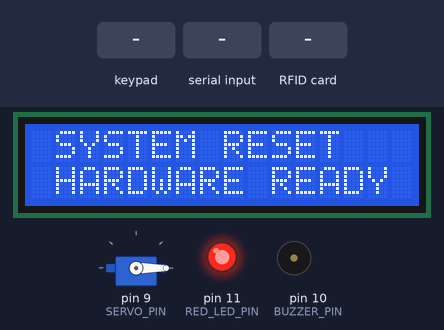
A sketch run on a simulated Arduino Mega 2560, built with avr-gcc and run on an emulated ATmega2560. On the bench: servo, 16×2 character LCD, output pins drawn as LEDs (lit = HIGH), buzzer (waves = sounding). Dashed ring = blinking. Inputs (shaded band) come from the test bench. Pins used as bus, display or sensor lines are not drawn; what the sketch prints to the serial monitor is not drawn.

Above: at 2.4 s.
2.5 s: keypad keys 3 0 3 1 3 2 3 3 pressed 0.4 s apart
At 6.1 s:
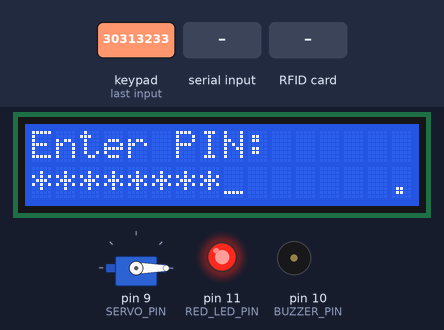
7.2 s: "UNLOCK_CMD\n" received over Serial
At 8.3 s:
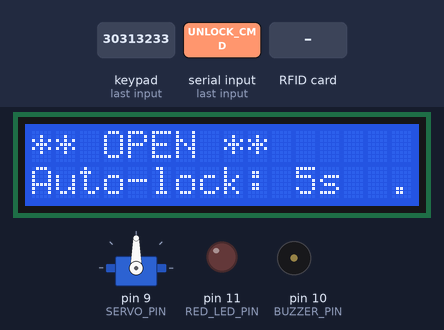
8.9 s: RFID card 5E 7A 19 C4 held to the reader
At 10.92 s:
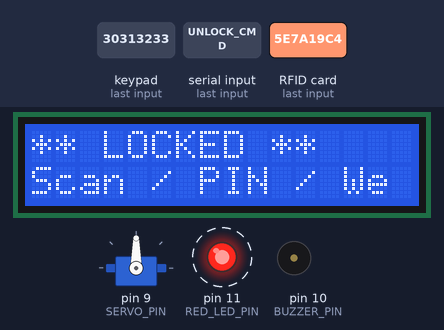
11.0 s: key 'A' pressed
At 12.4 s:
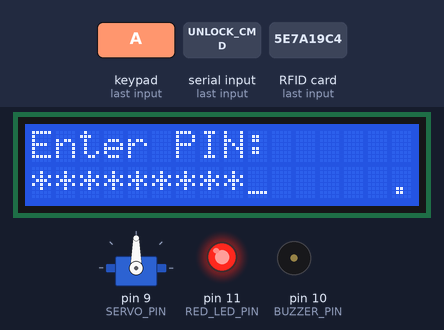
14.0 s: keypad keys 3 0 3 1 3 2 3 3 # pressed 0.4 s apart
At 17.77 s:
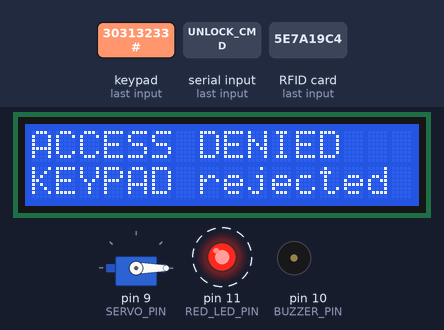
19.1 s: RFID card F3 40 0E E5 held to the reader
At 19.38 s:
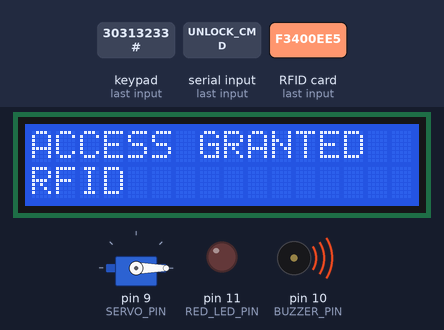
Timing chart, 0 to 22.1 s (numbered marks = the images above; inputs shaded):
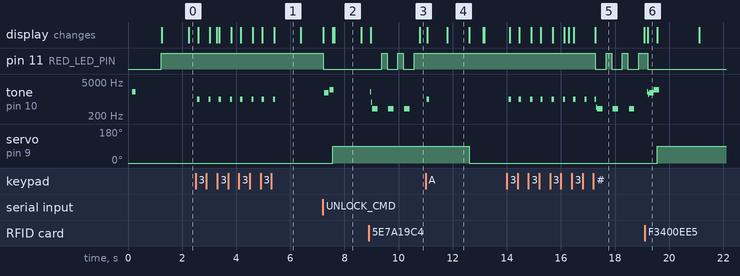

The sketch:

main.ino
```cpp
#include <SPI.h>
#include <MFRC522.h>
#include <Keypad.h>
#include <IRremote.h>
#include <Servo.h>
#include <LiquidCrystal.h>

/*
  SMART DOOR LOCK SYSTEM - MEGA EDITION (v2)
  -------------------------------------------
  Features:
  - RFID Card Access (MFRC522)
  - 4x4 Keypad PIN Code Access (# = Enter, * = Clear)
  - IR Remote Control Access
  - Servo Motor Bolt Mechanism (Pin 9)
  - 16x2 LCD Status Display (Parallel, Pins 26-29, A8, A9)
  - Buzzer & LED Feedback (Pin 10, 11)
  - Serial Telemetry for Web Dashboard (115200)
*/

// --- PIN DEFINITIONS (MEGA 2560) ---
#define RFID_SS_PIN  53
#define RFID_RST_PIN  5
#define IR_PIN       18  // Restored to Pin 18 (Pin 19 was too noisy)
#define BUZZER_PIN   10
#define RED_LED_PIN  11
#define SERVO_PIN     9

// --- SERVO SETUP ---
Servo lockServo;
const int LOCKED_ANGLE = 0;
const int OPEN_ANGLE   = 90;

// --- LCD SETUP (16x2 Parallel) ---
// All on a clean consecutive block: RS=38, E=39, D4=40, D5=41, D6=42, D7=43
LiquidCrystal lcd(38, 39, 40, 41, 42, 43);

// --- RFID SETUP ---
MFRC522 rfid(RFID_SS_PIN, RFID_RST_PIN);
String masterUID = "F3400EE5";

// --- KEYPAD SETUP ---
const byte ROWS = 4;
const byte COLS = 4;
char keys[ROWS][COLS] = {
  {'1','2','3','A'},
  {'4','5','6','B'},
  {'7','8','9','C'},
  {'*','0','#','D'}
};
byte rowPins[ROWS] = {30, 31, 32, 33};
byte colPins[COLS] = {34, 35, 36, 37};
Keypad keypad = Keypad(makeKeymap(keys), rowPins, colPins, ROWS, COLS);
String correctPIN    = "1234";
String inputBuffer   = "";
String webCmdBuffer  = "";

// --- NON-BLOCKING STATE ---
bool isDoorOpen = false;
unsigned long openTimer = 0;
const unsigned long AUTO_LOCK_MS = 5000;

// --- KEYPAD SAFETY ---
unsigned long lastKeyPress = 0;
const unsigned long PIN_TIMEOUT = 10000;

// --- IR SETUP ---
const unsigned long IR_OPEN_CODE  = 0xFF02FD;
const unsigned long IR_CLOSE_CODE = 0xFF22DD;

// --- HELPER: Show on LCD ---
void showLCD(String line1, String line2 = "") {
  // Use a fixed 16-char buffer for flicker-free updates (no clear() needed)
  char buf1[17]; char buf2[17];

  // Format line 1
  snprintf(buf1, 17, "%-16s", line1.substring(0, 16).c_str());
  lcd.setCursor(0, 0);
  lcd.print(buf1);

  // Format line 2
  snprintf(buf2, 17, "%-16s", line2.substring(0, 16).c_str());
  lcd.setCursor(0, 1);
  lcd.print(buf2);
}

// --- HELPER: Timer-Safe Beep (Digital Bit-bang) ---
void passiveBeep(int freq, int dur) {
  long delayUs = 1000000L / freq / 2;
  long numCycles = (long)freq * dur / 1000L;
  for (long i = 0; i < numCycles; i++) {
    digitalWrite(BUZZER_PIN, HIGH);
    delayMicroseconds(delayUs);
    digitalWrite(BUZZER_PIN, LOW);
    delayMicroseconds(delayUs);
  }
}

void setup() {
  Serial.begin(115200);
  SPI.begin();

  // 1. RFID INIT (Final say on SPI)
  rfid.PCD_Init();
  byte v = rfid.PCD_ReadRegister(rfid.VersionReg);
  if (v == 0x00 || v == 0xFF) {
    Serial.println("WARNING:RFID Fail!");
  } else {
    Serial.print("INFO:RFID OK (v"); Serial.print(v, HEX); Serial.println(")");
    // Power-Safe: Lower gain to 33dB to avoid overloading the Mega's 5V rail
    rfid.PCD_SetAntennaGain(rfid.RxGain_33dB);
  }

  // 2. Servo & LCD
  lockServo.attach(SERVO_PIN);
  lockServo.write(LOCKED_ANGLE);
  lcd.begin(16, 2);
  showLCD(" SYSTEM RESET ", " HARDWARE READY");

  // 3. IR INIT (CALLED LAST: Prevents Timer-Clash with servo)
  IrReceiver.begin(IR_PIN, ENABLE_LED_FEEDBACK);

  // Startup Pulse (Passive Digital Pulse: Won't break IR timer)
  pinMode(BUZZER_PIN, OUTPUT);
  passiveBeep(2000, 100);
  pinMode(RED_LED_PIN, OUTPUT);
  digitalWrite(RED_LED_PIN, LOW);
  delay(1000);
  digitalWrite(RED_LED_PIN, HIGH);

  Serial.println("STATE:READY_GLOBAL");
}

void loop() {
  static unsigned long lastRfidCheck = 0;

  // 1. SELF-HEALING: Re-init RFID every 10s if idle to prevent SPI hangs
  if (millis() - lastRfidCheck > 10000) {
    rfid.PCD_Init();
    lastRfidCheck = millis();
  }

  // 1b. PRIORITY RFID CHECK
  if (rfid.PICC_IsNewCardPresent() && rfid.PICC_ReadCardSerial()) {
    passiveBeep(2000, 50);
    String content = "";
    for (byte i = 0; i < rfid.uid.size; i++) {
      content.concat(String(rfid.uid.uidByte[i] < 0x10 ? "0" : ""));
      content.concat(String(rfid.uid.uidByte[i], HEX));
    }
    content.toUpperCase();
    content.trim();

    if (content.equals(masterUID)) grantAccess("RFID");
    else denyAccess("RFID");

    rfid.PICC_HaltA();
    rfid.PCD_StopCrypto1();
    lastRfidCheck = millis(); // Reset healing timer
  }

  // 2. Check Keypad
  char key = keypad.getKey();
  if (key) {
    Serial.print("KEY_PRESSED: "); Serial.println(key);
    passiveBeep(1000, 50);
    lastKeyPress = millis();

    if (key == '#') {
      Serial.print("PIN_ENTERED:"); Serial.println(inputBuffer);
      if (inputBuffer == correctPIN) grantAccess("KEYPAD");
      else denyAccess("KEYPAD");
      inputBuffer = "";
    } else if (key == '*') {
      Serial.println("INFO:PIN Buffer Cleared");
      showLCD("** LOCKED **", "PIN cleared");
      inputBuffer = "";
    } else {
      inputBuffer += key;
      // Show asterisks on LCD
      String stars = "";
      for (int i = 0; i < inputBuffer.length(); i++) stars += "*";
      showLCD("Enter PIN:", stars + "_");
    }
  }

  // 2b. PIN timeout
  if (inputBuffer.length() > 0 && (millis() - lastKeyPress >= PIN_TIMEOUT)) {
    Serial.println("INFO:PIN Entry Timeout");
    showLCD("** LOCKED **", "PIN timeout");
    inputBuffer = "";
  }

  // 3. Check IR (DEBUG MODE)
  if (IrReceiver.decode()) {
    unsigned long cmd = IrReceiver.decodedIRData.command;
    unsigned long raw = IrReceiver.decodedIRData.decodedRawData;

    // All NON-ZERO data is interesting!
    if (raw != 0) {
      passiveBeep(1500, 20);
      if (cmd == IR_OPEN_CODE || cmd == 0x45) {
        if (isDoorOpen) manualRelock();
        else grantAccess("REMOTE");
      }
      else if (cmd == IR_CLOSE_CODE) manualRelock();
      else if ((cmd & 0xF0) == 0x90) grantAccess("REMOTE"); // Backup fuzzy
      else {
        char buf[17];
        sprintf(buf, "CMD:0x%02X R:0x%lX", (int)cmd, raw);
        showLCD("IR RAW DATA:", buf);
      }
    }
    IrReceiver.resume();
  }

  // 4. HEARTBEAT (Blink bottom-right of LCD)
  static unsigned long lastBeat = 0;
  if (millis() - lastBeat > 1000) {
    lcd.setCursor(15, 1);
    lcd.print(millis() % 2000 > 1000 ? "." : " ");
    lastBeat = millis();
  }

  // 4. Check Serial Web Commands
  while (Serial.available() > 0) {
    char c = (char)Serial.read();
    if (c == '\n') {
      webCmdBuffer.trim();
      if (webCmdBuffer == "UNLOCK_CMD") grantAccess("WEB");
      else if (webCmdBuffer == "LOCK_CMD") manualRelock();
      webCmdBuffer = "";
    } else {
      webCmdBuffer += c;
    }
  }

  // 5. Auto-lock check (Non-blocking)
  if (isDoorOpen && (millis() - openTimer >= AUTO_LOCK_MS)) {
    Serial.println("STATE:LOCKING");
    showLCD("AUTO LOCKING", "Please wait...");
    lockServo.write(LOCKED_ANGLE);
    delay(500);
    digitalWrite(RED_LED_PIN, HIGH);
    Serial.println("STATE:LOCKED");
    showLCD("** LOCKED **", "Scan / PIN / Web");
    isDoorOpen = false;
  }

  delay(20);
}

void grantAccess(String method) {
  if (isDoorOpen) {
    manualRelock();
    return;
  }

  Serial.print("STATE:ACCESS_GRANTED_BY_"); Serial.println(method);
  showLCD("ACCESS GRANTED", method);

  digitalWrite(RED_LED_PIN, LOW);
  passiveBeep(1800, 150); delay(50); passiveBeep(2400, 150); // Slightly 'happier' tone

  Serial.println("STATE:OPEN");
  lockServo.write(OPEN_ANGLE);

  showLCD("** OPEN **", "Auto-lock: 5s");

  isDoorOpen = true;
  openTimer  = millis();
}

void denyAccess(String method) {
  Serial.println("STATE:ACCESS_DENIED");
  showLCD("ACCESS DENIED", method + " rejected");

  for (int i = 0; i < 3; i++) {
    digitalWrite(RED_LED_PIN, LOW);
    passiveBeep(400, 200);
    delay(200);
    digitalWrite(RED_LED_PIN, HIGH);
    delay(200);
  }
  showLCD("** LOCKED **", "Scan / PIN / Web");
}

void manualRelock() {
  if (!isDoorOpen) return;

  Serial.println("STATE:LOCKING_MANUAL");
  showLCD("MANUAL LOCK", "Locking...");
  lockServo.write(LOCKED_ANGLE);
  delay(500);
  digitalWrite(RED_LED_PIN, HIGH);
  Serial.println("STATE:LOCKED");
  showLCD("** LOCKED **", "Scan / PIN / Web");

  isDoorOpen = false;
}
```

Measured:
- after the input at 2.5 s, tone on pin 10 (BUZZER_PIN): alternates 991 Hz for 0.08 s and silent for 0.34 s, 16 changes in all, then stays silent, starting after 0.06 s; the display: first changes after 0.10 s (image 1 shows a later state)
- after the input at 7.2 s, pin 11 (RED_LED_PIN): HIGH → LOW at once; tone on pin 10 (BUZZER_PIN): silent → 1775 Hz after 0.05 s, → silent 0.16 s later, → 2351 Hz 0.04 s later, → silent 0.16 s later; servo on pin 9 (SERVO_PIN): 0° → 90° after 0.37 s; the display: first changes at once (image 2 shows a later state)
- after the input at 8.9 s, pin 11 (RED_LED_PIN): alternates HIGH for 0.20 s and LOW for 0.40 s, starting after 0.47 s; tone on pin 10 (BUZZER_PIN): plays 1963 Hz for 0.04 s, 722 Hz for 0.04 s, 399 Hz for 0.20 s, 399 Hz for 0.20 s, 399 Hz for 0.20 s, starting after 0.06 s; the display: first changes after 0.07 s (image 3 shows a later state)
- after the input at 11.0 s, tone on pin 10 (BUZZER_PIN): silent → 991 Hz after 0.05 s, → silent 0.08 s later; the display: first changes after 0.06 s (image 4 shows a later state)
- after the input at 14.0 s, pin 11 (RED_LED_PIN): alternates HIGH for 0.20 s and LOW for 0.40 s, starting after 3.3 s; tone on pin 10 (BUZZER_PIN): plays 991 Hz for 0.08 s, 991 Hz for 0.08 s, 991 Hz for 0.08 s, 991 Hz for 0.08 s, 991 Hz for 0.08 s, 991 Hz for 0.08 s … (13 notes in this stretch), starting after 0.07 s
- after the input at 19.1 s, pin 11 (RED_LED_PIN): HIGH → LOW after 0.10 s; tone on pin 10 (BUZZER_PIN): plays 1963 Hz for 0.04 s, 1554 Hz for 0.04 s, 1775 Hz for 0.16 s, 2351 Hz for 0.20 s, starting after 0.09 s; servo on pin 9 (SERVO_PIN): 0° → 90° after 0.46 s; the display: changes after 0.10 s (image 6)
- what the display in image 4 shows lasts 0.8 s, from 11.8 s to 12.6 s
